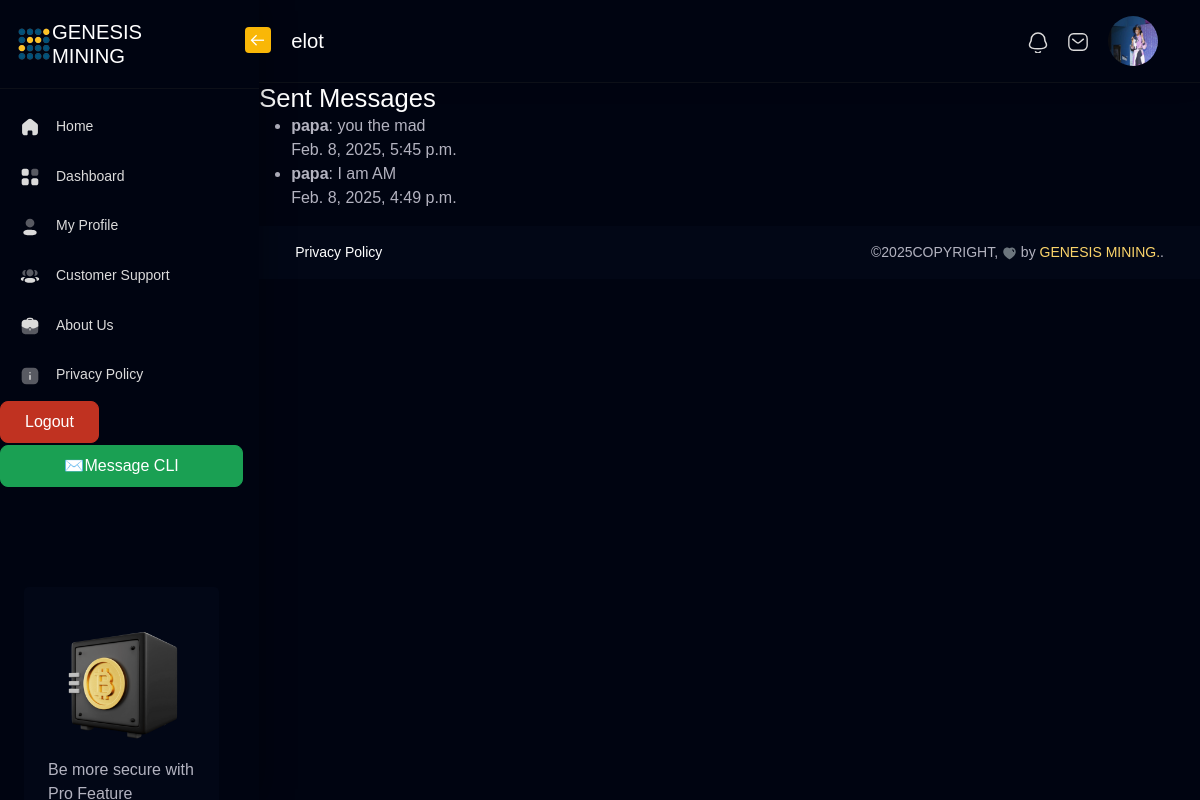
The page /support/sent/ (signed in) on the database its author committed.
### user_profiles/models.py (models this page shows, shortened)
class UserProfile(models.Model):
    user = models.OneToOneField(User, on_delete=models.CASCADE, related_name='user_profile')
    profile_picture = models.ImageField(
        upload_to='profile_pictures/',
        default='profile_pictures/01.png',  # Path to your default avatar
        blank=True,
        null=True,
    )

### support/models.py (models this page shows, shortened)
class Message(models.Model):
    sender = models.ForeignKey(User, on_delete=models.CASCADE, related_name='sent_messages')
    recipient = models.ForeignKey(User, on_delete=models.CASCADE, related_name='received_messages')
    subject = models.CharField(max_length=255)
    body = models.TextField()
    timestamp = models.DateTimeField(auto_now_add=True)
    is_read = models.BooleanField(default=False)

### support/views.py (the view)
# urls.py: path('sent/', views.sent_messages, name='sent_messages'),
@login_required
def sent_messages(request):
    messages_sent = Message.objects.filter(sender=request.user).order_by('-timestamp')
    return render(request, 'support/sent_messages.html', {'messages_sent': messages_sent})

### support/templates/support/sent_messages.html
{% extends 'pages/base.html' %}
{% block content %}
<h2>Sent Messages</h2>
<ul>
    {% for message in messages_sent %}
    <li>
        <strong>{{ message.recipient.username }}</strong>: {{ message.subject }}
        <br>{{ message.timestamp }}
    </li>
    {% empty %}
    <li>No messages sent</li>
    {% endfor %}
</ul>
{% endblock %}

### pages/templates/pages/base.html (shortened to what this page needs)
<!doctype html>
{% load static %}
<html lang="en" data-bs-theme="dark">
  <head>
      <link rel="stylesheet" href="{% static 'pages/css/core/libs.min.css' %}">
      <link rel="stylesheet" href="{% static 'pages/css/coinex.min.css' %}">
      <link rel="stylesheet" href="{% static 'pages/css/custom.min.css' %}">
      <link href="../../../css2?family=Poppins:ital,wght@0,400;0,500;0,600;0,700;0,800;1,400;1,500;1,600;1,700;1,800&display=swap" rel="stylesheet"> </head>
  <body class=" ">
    <aside class="sidebar sidebar-default navs-rounded ">
        <div class="sidebar-header d-flex align-items-center justify-content-start">
            <a href="{% url 'pages:index' %}" class="navbar-brand dis-none align-items-center">
                <img src="{% static 'pages/images/logo.png' %}" class="img-fluid " alt="logo">                          <h4 class="logo-title m-0">GENESIS<br>MINING</h4>
            </a>
            <div class="sidebar-toggle" data-toggle="sidebar" data-active="true">
                <i class="icon">
                    <svg width="20" viewbox="0 0 24 24" fill="none" xmlns="http://www.w3.org/2000/svg">
                        <path d="M4.25 12.2744L19.25 12.2744" stroke="currentColor" stroke-width="1.5"></path>
                        <path d="M10.2998 18.2988L4.2498 12.2748L10.2998 6.24976" stroke="currentColor" stroke-width="1.5"></path>
                    </svg>
                </i>
            </div>
        </div>
        <div class="sidebar-body p-0 data-scrollbar">
            <div class="navbar-collapse pe-3" id="sidebar">
                <ul class="navbar-nav iq-main-menu">
                    <li class="nav-item ">
                        <a class="nav-link " aria-current="page" href="{% url 'pages:index' %}">
                            <i class="icon">
                            </i>
                            <span class="item-name">Home</span>
                        </a>
                    </li>
              {% if request.user.is_authenticated %}
                    <li class="nav-item ">
                        <a class="nav-link " aria-current="page" href="{% url 'pages:dashboard' %}">
                            <i class="icon">
                            </i>
                            <span class="item-name">Dashboard</span>
                        </a>
                    </li>
                    <li class="nav-item ">
                        <a class="nav-link " aria-current="page" href="{% url 'pages:my_profile' %}">
                            <i class="icon">
                            </i>
                            <span class="item-name">My Profile</span>
                        </a>
                    </li>
                    <li class="nav-item ">
                        <a class="nav-link " aria-current="page" href="{% url 'pages:customer_support' %}">
                            <i class="icon">
                            </i>
                            <span class="item-name">Customer Support</span>
                        </a>
                    </li>
              {% endif %}
              {% if request.user.is_authenticated %}
                  <li class="nav-item ">
                    <a class="nav-link " aria-current="page" href="{% url 'pages:about' %}">
                        <i class="icon">
                        </i>
                        <span class="item-name">About Us</span>
                    </a>
                </li>
                <li class="nav-item ">
                    <a class="nav-link " aria-current="page" href="{% url 'pages:privacy_policy'%}">
                        <i class="icon">
                        </i>
                        <span class="item-name">Privacy Policy</span>
                    </a>
                </li>
                    <form action="{% url 'UserApp:logout' %}" method="post" class="nav-item" style="display:inline;">
                      <button type="submit" class="btn btn-danger">Logout</button>
                    </form>
              {% else %}
                    <li><hr class="hr-horizontal"></li>
              {% endif %}
            {% if request.user.is_superuser %}
                <a href="{% url 'support:send_message' %}" class="btn btn-success nav-item">✉️Message CLI</a>
            {% endif %}
            <div id="sidebar-footer" class="position-relative sidebar-footer">
                <div class="card mx-4">
                    <div class="card-body">
                        <div class="sidebarbottom-content">
                            <div class="image">
                                <img src="{% static 'pages/images/coins/13.png' %}" alt="User-Profile" class="img-fluid">
                            </div>
                            <p class="mb-0">Be more secure with Pro Feature</p>
                        </div>
                    </div>
                </div>
            </div>
        </div>
    </aside>    <main class="main-content">
      <div class="position-relative">
        <nav class="nav navbar navbar-expand-lg navbar-light iq-navbar border-bottom pb-lg-3  pt-lg-3 ">
          <div class="container-fluid navbar-inner">
          {% if request.user.is_authenticated %}
            <h4 class="title">
              {{ user.username }}
            </h4>
          {% else %}
            <h4 class="title">
              Join US
            </h4>
          {% endif %}
            <div class="collapse navbar-collapse" id="navbarSupportedContent">
              <ul class="navbar-nav ms-auto navbar-list mb-2 mb-lg-0 align-items-center">
                <li class="nav-item dropdown">
        {% if request.user.is_authenticated %}
                  <a  class="nav-link"  >
                  </a>
                </li>
                <li class="nav-item dropdown">
                  <a href="{% url 'support:inbox' %}" class="nav-link" >
                  </a>
                </li>
                        <li class="nav-item dropdown">
                          <a class="nav-link py-0 d-flex align-items-center" href="#" id="navbarDropdown" role="button" data-bs-toggle="dropdown" aria-expanded="false">
                            <img src="{{ user.user_profile.profile_picture.url }}" alt="" class="img-fluid avatar avatar-50 avatar-rounded">
                          </a>
                        </li>
  {% endif %}
              </ul>
            </div>
          </div>
        </nav>
      </div>
   {% block content %}{% comment %} GO FUCKING CRAZY GODSPLAN ITS 2025☣ Mean The THUNDER YOU ARE! ⚡ {% endcomment %}{% endblock %}
      <footer class="footer">
          <div class="footer-body gap-2">
              <ul class="left-panel list-inline mb-0 p-0">
                  <li class="list-inline-item me-2"><a href="{% url 'pages:privacy_policy' %}" class="text-white">Privacy Policy</a></li>
              </ul>
              <div class="right-panel text-center">
                  ©<script>document.write(new Date().getFullYear())</script>COPYRIGHT,
                  <span class="text-gray">
                  </span> by <a href="{% url 'pages:index' %}" target="_blank">GENESIS MINING.</a>.
              </div>
          </div>
      </footer>    </main>
    <script src="{% static 'pages/js/gsap.js' %}"></script>  </body>
</html>

### rows shown on the page
Message: recipient.username "papa", subject "you the mad", timestamp "Feb. 8, 2025, 5:45 p.m."
Message: recipient.username "papa", subject "I am AM", timestamp "Feb. 8, 2025, 4:49 p.m."

### other values the page prints
{{ user.username }} "elot"
